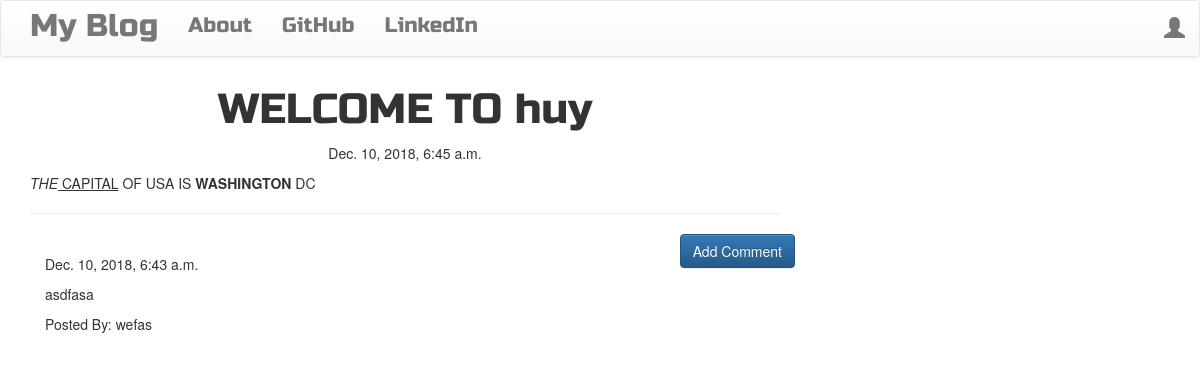
The page /post/5 on the database its author committed.
### blog_app/models.py (models this page shows, shortened)
class Post(models.Model):
    author = models.ForeignKey('auth.User',on_delete=models.CASCADE)
    title = models.CharField(max_length=200)
    text = models.TextField()
    created_date = models.DateTimeField(default=timezone.now())
    published_date = models.DateTimeField(blank=True,null=True)

class Comment(models.Model):
    post = models.ForeignKey('blog_app.Post',related_name='comments',on_delete=models.CASCADE)
    author = models.CharField(max_length=200)
    text = models.TextField()
    created_date = models.DateTimeField(default=timezone.now())
    approved_comment = models.BooleanField(default=False)

### blog_app/views.py (the view)
# urls.py: path('post/<int:pk>',views.PostDetailView.as_view(),name="post_detail"),
class PostDetailView(DetailView):
    model = Post

### blog_app/templates/blog_app/post_detail.html (shortened to what this page needs)
{% extends 'blog_app/base.html' %}
{% block content %}
<h1 class='posttitle loader'>{{post.title}}</h1>
{% if post.published_date %}
<div class="date postdate">
  {{post.published_date}}
</div>
{% else %}
 <a class='btn btn-default' href="{% url 'post_publish' pk=post.pk %}">Publish</a>
{% endif %}
<p class='postcontent'>{{post.text|safe|linebreaksbr}}</p>
<hr>
<a class='btn btn-primary btn-comment' href="{% url 'add_comment_to_post' pk=post.pk %}">Add Comment</a>
<div class="container">
  {% for comment in post.comments.all %}
  <br>
    {% if user.is_authenticated or comment.approved_comment %}
      {{comment.created_date}}
        <p>{{comment.text|safe|linebreaksbr}}</p>
        <p>Posted By: {{comment.author}}</p>
    {% endif %}
    {% empty %}
    <p>No Comments</p>
  {% endfor %}
</div>
{% endblock %}

### blog_app/static/css/blog.css (style rules this page uses)
.postdate { text-align: center; }
.posttitle { font-family: 'Russo One',sans-serif; font-size: 3em; text-align: center; }
.postcontent { font-family: 'Montserrat'; font-size: 1.5em; }
.btn-comment { position: absolute; right: 0px; }
.loader { filter:hue-rotate(0deg); color:linear-gradient(45deg,#0f8,#08f); animation:hue 10000ms infinite linear; }

### rows shown on the page
Post: title "WELCOME TO huy", published_date "Dec. 10, 2018, 6:45 a.m.", text "THE CAPITAL OF USA IS WASHINGTON DC"
Comment: created_date "Dec. 10, 2018, 6:43 a.m.", text "asdfasa", author "wefas"
